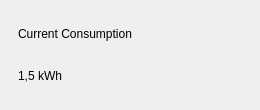
<?xml version="1.0" encoding="UTF-8"?>
<ui version="4.0">
 <class>StatCard</class>
 <widget class="QWidget" name="StatCard">
  <property name="geometry"><rect><x>0</x><y>0</y><width>260</width><height>110</height></rect></property>
  <layout class="QVBoxLayout" name="statRoot">
   <property name="leftMargin"><number>0</number></property><property name="topMargin"><number>0</number></property>
   <property name="rightMargin"><number>0</number></property><property name="bottomMargin"><number>0</number></property>
   <property name="spacing"><number>0</number></property>
   <item>
    <widget class="QCustomGlassFrame" name="statGlass">
     <property name="backdropSource" stdset="0"><string>wallpaper</string></property>
     <property name="cornerRadius" stdset="0"><number>22</number></property>
     <layout class="QVBoxLayout" name="statLayout">
      <property name="leftMargin"><number>18</number></property><property name="topMargin"><number>16</number></property>
      <property name="rightMargin"><number>18</number></property><property name="bottomMargin"><number>16</number></property>
      <property name="spacing"><number>6</number></property>
      <item>
       <widget class="QLabel" name="statLabel">
        <property name="text"><string>Current Consumption</string></property>
        <property name="role" stdset="0"><string>mutedSm</string></property>
       </widget>
      </item>
      <item>
       <widget class="QLabel" name="statValue">
        <property name="text"><string>1,5 kWh</string></property>
        <property name="role" stdset="0"><string>statValue</string></property>
       </widget>
      </item>
     </layout>
    </widget>
   </item>
  </layout>
 </widget>
 <customwidgets>
  <customwidget><class>QCustomGlassFrame</class><extends>QFrame</extends><header>Custom_Widgets.QCustomGlassFrame</header><container>1</container></customwidget>
 </customwidgets>
 <connections/>
</ui>
